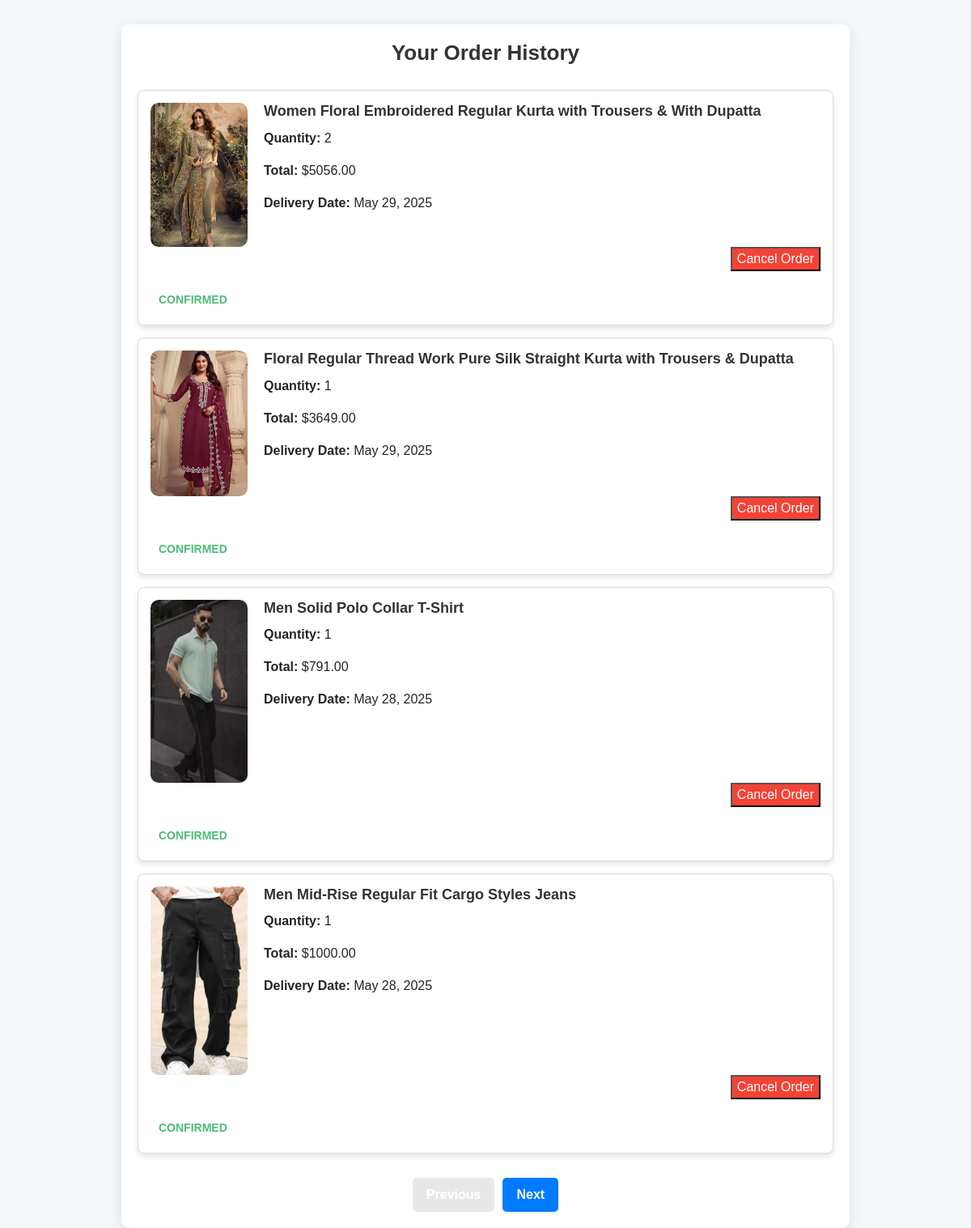
/history/ (signed in), run on an earlier commit of the app's database.
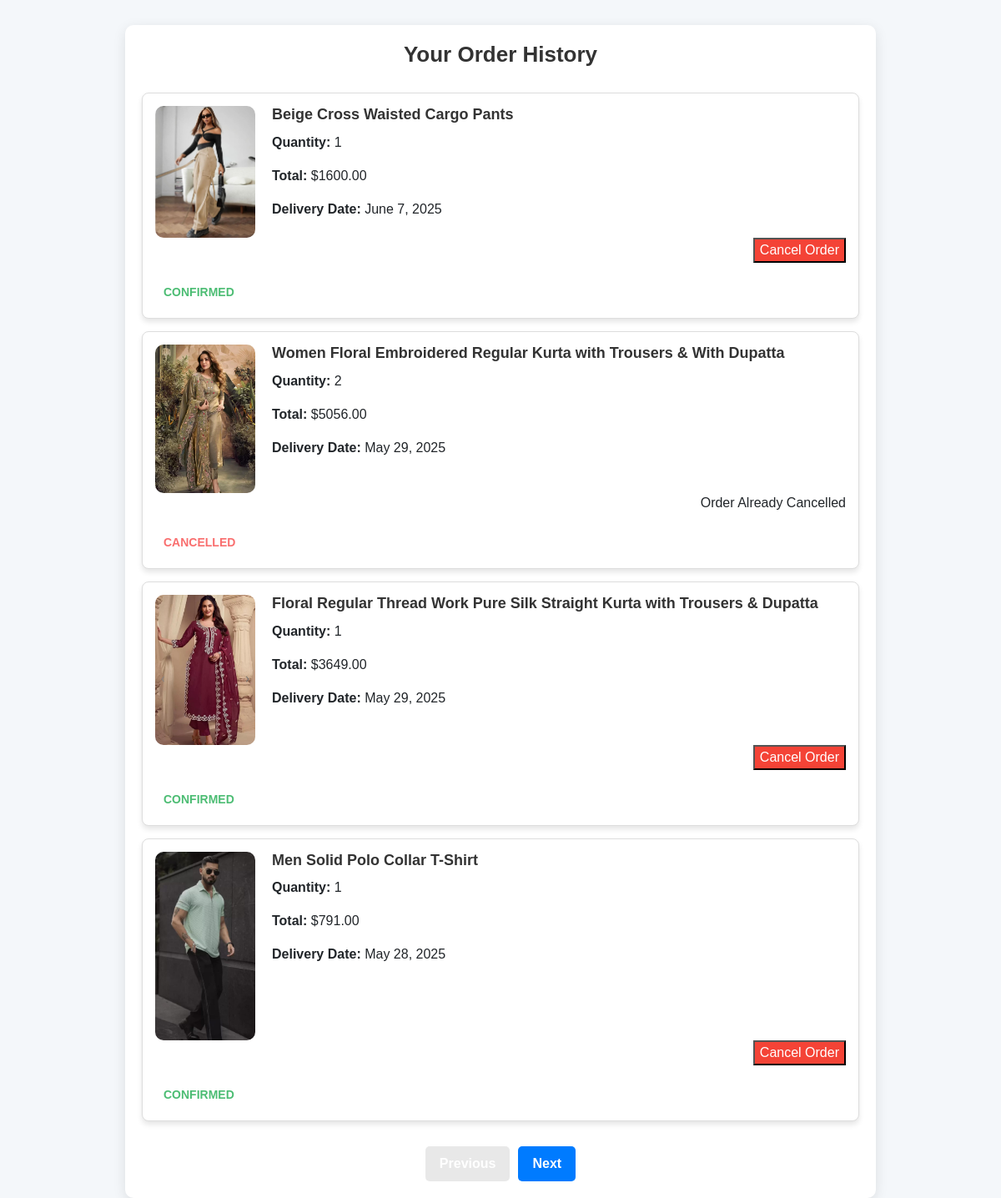
And on a later commit of the database.
### app/models.py (models this page shows, shortened)
class Order(models.Model):
    STATUS = [
        ('delivered', 'delivered'),
        ('confirmed', 'confirmed'),
        ('cancelled', 'cancelled'),
        ('pending', 'pending'),
    ]
    PAYMENT_METHODS = [
        ('credit_card', 'credit_card'),
        ('phone_pay', 'phone_pay'),
        ('paytm', 'paytm'),
        ('bank_transfer', 'bank_transfer')
    ]
    user = models.ForeignKey(User, on_delete=models.CASCADE, related_name="orders")
    product = models.ForeignKey(Product, on_delete=models.CASCADE)
    price = models.DecimalField(max_digits=10, decimal_places=2)
    quantity = models.PositiveIntegerField()
    booking_date = models.DateTimeField(auto_now_add=True)
    delivery_date = models.DateField(null=True, blank=True)
    status = models.CharField(max_length=10, choices=STATUS, default='pending')
    shipping_address = models.TextField()
    payment_method = models.CharField(max_length=20, choices=PAYMENT_METHODS, null=True, blank=True)

class Product(models.Model):
    product_name = models.CharField(max_length=80)
    product_price = models.DecimalField(max_digits=10, decimal_places=2, null=True, blank=True)
    product_description = models.TextField(null=True, blank=True)
    color = models.CharField(max_length=50, null=True, blank=True)
    material = models.CharField(max_length=100, null=True, blank=True)
    stock = models.IntegerField(null=True)
    category = models.ForeignKey(Category, on_delete=models.CASCADE)
    subcategory = models.ForeignKey(SubCategory, on_delete=models.CASCADE)
    user = models.ForeignKey(User, on_delete=models.CASCADE, null=True)

class ProductImage(models.Model):
    product = models.ForeignKey(Product, related_name="images", on_delete=models.CASCADE)
    image = models.ImageField(upload_to='product_images/')

### app/views.py (the view)
# urls.py: path('history/', order_history, name="order_history"),
def order_history(request):
    orders = Order.objects.filter(user=request.user).order_by('-booking_date')
    for order in orders:
        order.total_price = order.quantity * order.price
        order.is_delivered = order.delivery_date <= date.today()
    paginator = Paginator(orders, 4)
    page_number = request.GET.get("page")
    page_obj = paginator.get_page(page_number)
    return render(request, 'order_history.html', {'page_obj': page_obj})

### templates/order_history.html (shortened to what this page needs)
  <!DOCTYPE html>
  <html lang="en">
  <head>
      <link rel="stylesheet" href="https://stackpath.bootstrapcdn.com/bootstrap/4.5.2/css/bootstrap.min.css">
  </head>
  <body>
      <div class="container">
          <h2>Your Order History</h2>
          {% if page_obj %}
              <div class="order-card">
                  {% for order in page_obj %}
                      <div class="card">
                          <div class="d-flex">
                              <img src="{{ order.product.images.first.image.url }}" alt="{{ order.product.product_name }}">
                              <div class="card-details">
                                  <h5 class="card-title">{{ order.product.product_name }}</h5>
                                  <p><strong>Quantity:</strong> {{ order.quantity }}</p>
                                  <p><strong>Total:</strong> ${{ order.price|floatformat:2 }}</p>
                                  <p><strong>Delivery Date:</strong> {{ order.delivery_date|date:"F j, Y" }}</p>
                              </div>
                          </div>
                          <div class="order-actions">
                              {% if order.status != 'cancelled' %}
                                  <form action="{% url 'cancel_order' order.id %}" method="POST">
                                      <button type="submit" class="btn-cancel ">Cancel Order</button>
                                  </form>
                              {% else %}
                                  <span>Order Already Cancelled</span>
                              {% endif %}
                          </div>
                          <div class="order-status
                              {% if order.status == 'confirmed' %}status-confirmed
                              {% elif order.status == 'shipped' %}status-shipped
                              {% elif order.status == 'cancelled' %}status-cancelled
                              {% elif order.status == 'delivered' %}status-delivered
                              {% else %}status-pending{% endif %}">
                              {{ order.status|title }}
                          </div>
                      </div>
                  {% endfor %}
              </div>
              <div class="pagination">
                  <button class="btn {% if not page_obj.has_previous %}disabled{% endif %}">
                      {% if page_obj.has_previous %}
                          <a href="?page={{ page_obj.previous_page_number }}" class="text-white">Previous</a>
                      {% else %}
                          Previous
                      {% endif %}
                  </button>
                  <button class="btn {% if not page_obj.has_next %}disabled{% endif %}">
                      {% if page_obj.has_next %}
                          <a href="?page={{ page_obj.next_page_number }}" class="text-white">Next</a>
                      {% else %}
                          Next
                      {% endif %}
                  </button>
              </div>
          {% else %}
              <p class="text">You don't have any orders yet.</p>
          {% endif %}
      </div>
  </body>
  </html>

### templates/order_history.html (style rules this page uses)
body { font-family: 'Arial', sans-serif; background-color: #f4f7fa; padding-top: 30px; }
.container { max-width: 900px; background-color: #ffffff; padding: 20px; border-radius: 10px; box-shadow: 0 4px 15px rgba(0, 0, 0, 0.1); margin: auto; }
h2 { color: #333; text-align: center; margin-bottom: 30px; font-size: 26px; font-weight: 600; }
.order-card { margin-top: 20px; display: flex; flex-direction: column; gap: 15px; }
.card { border: 1px solid #ddd; border-radius: 8px; overflow: hidden; box-shadow: 0 4px 6px rgba(0, 0, 0, 0.1); padding: 15px; display: flex; flex-direction: column; justify-content: space-between; position: relative; transition: transform 0.3s ease; }
.card img { max-width: 120px; height: auto; margin-right: 20px; border-radius: 10px; }
.card-details { flex: 1; }
.card-title { font-size: 18px; font-weight: bold; color: #333; margin-bottom: 10px; }
.order-actions { display: flex; flex-direction: column; justify-content: center; align-items: flex-end; gap: 5px; }
.btn { padding: 8px 16px; border-radius: 5px; font-weight: 600; text-decoration: none; }
.btn-cancel { background-color: #f44336; color: white; }
.order-status { font-size: 14px; font-weight: 600; padding: 5px 10px; border-radius: 5px; text-transform: uppercase; margin-top: 20px; text-align: left; }
.status-confirmed { color: #4dbd74; }
.status-cancelled { color: #f96f6f; }
.pagination { margin-top: 30px; display: flex; justify-content: center; }
.pagination .btn { padding: 8px 16px; margin: 0 5px; background-color: #007bff; color: white; border-radius: 5px; cursor: pointer; }
.pagination .disabled { cursor: not-allowed; background-color: #ddd; }

What changed in the data, as far as the page shows it:
no longer on this page (row unchanged): Order: product.images.first.image (picture), product.product_name "Men Mid-Rise Regular Fit Cargo Styles Jeans", quantity "1", price "1000.00", delivery_date "May 28, 2025", shows "Cancel Order", status "CONFIRMED"
added Order: product.images.first.image (picture), product.product_name "Beige Cross Waisted Cargo Pants", quantity "1", price "1600.00", delivery_date "June 7, 2025", shows "Cancel Order", status "CONFIRMED"
changed Order "Women Floral Embroidered Regular Kurta with Trousers & With Dupatta": status "CONFIRMED" → "CANCELLED"; status "Cancel Order" → "Order Already Cancelled"
